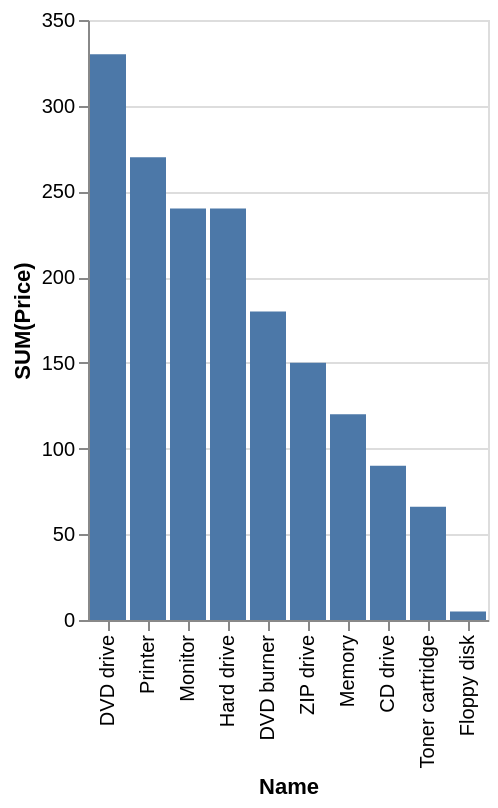

Write a Vega-Lite specification for this figure.
### Vega-Lite specification from a JSON file in a GitHub repository (floating-point values rounded to 4 significant figures)
{"data": {"values": [{"x_data": "DVD drive", "y_data": 330}, {"x_data": "Printer", "y_data": 270}, {"x_data": "Monitor", "y_data": 240}, {"x_data": "Hard drive", "y_data": 240}, {"x_data": "DVD burner", "y_data": 180}, {"x_data": "ZIP drive", "y_data": 150}, {"x_data": "Memory", "y_data": 120}, {"x_data": "CD drive", "y_data": 90}, {"x_data": "Toner cartridge", "y_data": 66}, {"x_data": "Floppy disk", "y_data": 5}]}, "mark": "bar", "encoding": {"x": {"field": "x_data", "type": "nominal", "title": "Name", "sort": {"op": "sum", "field": "y_data", "order": "descending"}}, "y": {"field": "y_data", "type": "quantitative", "title": "SUM(Price)"}}}
